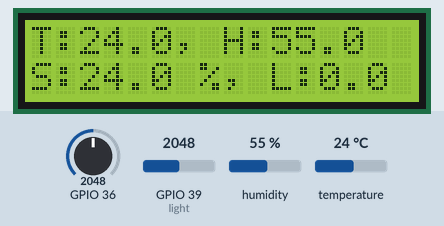
A sketch run on a simulated ESP32. Shown: 16×2 character LCD. The inputs (shaded band) are chosen by the test bench; at power-on: humidity 55 %, temperature 24 °C, GPIO 36 = 2048, GPIO 39 (light) = 2048.

Above: at 1.2 s.
1.3 s: humidity set to 22 %
At 2.6 s:
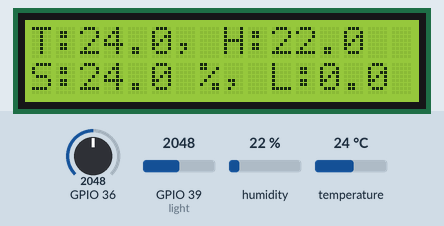
3.6 s: temperature set to 12 °C
At 5.2 s:
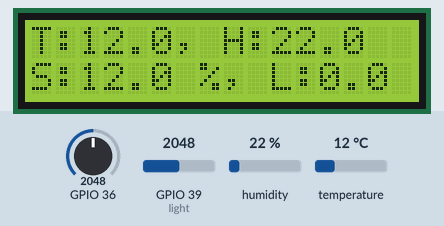
5.6 s: humidity set to 40 %
At 6.7 s:
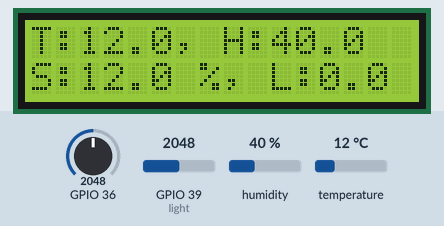
7.6 s: temperature set to 19 °C
At 9.3 s:
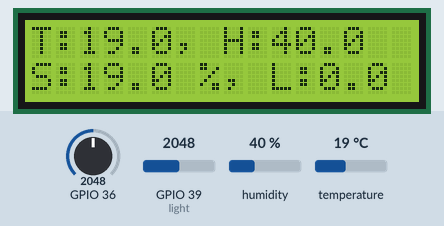
Timing chart, 0 to 10.6 s (numbered marks = the images above; inputs shaded):
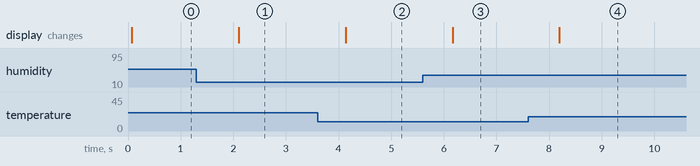

Measured:
- after the input at 1.3 s, the display: changes after 0.80 s (image 1)
- after the input at 3.6 s, the display: changes after 0.53 s (image 2)
- after the input at 5.6 s, the display: changes after 0.57 s (image 3)
- after the input at 7.6 s, the display: changes after 0.60 s (image 4)

The sketch:

main.ino
```cpp
#include "DHT.h"
#include <LiquidCrystal.h>
//Set Pins for LCD Screen
LiquidCrystal lcd(22,23,5,18,19,21);

#define DHTPIN 25     // Digital pin connected to the DHT sensor
#define DHTTYPE DHT22   // DHT 22  (AM2302), AM2321
DHT dht(DHTPIN, DHTTYPE);
char data_1[20];
char data_2[20] ;

void setup(){
    Serial.begin(115200);
    dht.begin();
    lcd.begin(16, 2);
}

void loop(){
  int soil = analogRead(36); //Read Soil moisture probe
  int  s = map(soil, 0, 3400, 0, 100); //Change soil moisture probe percentage level, this is what needs to be calibrated
  float h = dht.readHumidity(); //Read Humidity
  // Read temperature as Celsius (the default)
  float t = dht.readTemperature(); //Read Temperature
    if (isnan(h) || isnan(t)) { //Check Sensor is working
    Serial.println(F("Failed to read from DHT sensor!"));
    return;
  }
  lcd.clear(); //Clear previous readings
  int l = analogRead(39); //Read light sensor
  sprintf(data_1, "T:%.1f, H:%.1f %",t,h); //Convert sensor data to a String required for LCD
  lcd.print(data_1); //Display sensor data
  lcd.setCursor(0,1);  //Sets cursor to second line of LCD screen
  sprintf(data_2, "S:%.1f %, L:%.1f %",s,l); //Convert remaining sensor data to a String
  lcd.print(data_2); //Diplay sensor data on line 2 of LCD
  delay(500); //Delay for 500milliseconds before taking sensor readings again and repeating process


}
```
